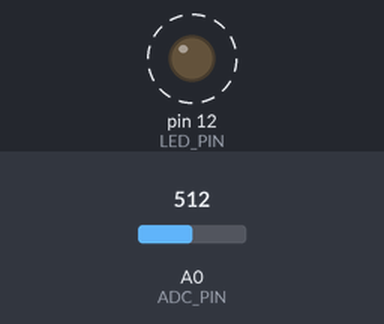
Simulated run of this sketch. Board: Arduino Uno, built with avr-gcc and run on an emulated ATmega328P. Shown: output pins drawn as LEDs (lit = HIGH). Dashed ring = blinking. The test bench sets the inputs (shaded band); at power-on: A0 (ADC_PIN) = 512. What the sketch prints to the serial monitor is not drawn.

Above: at 0.5 s.
Timing chart, 0 to 4.6 s (numbered marks = the images above):
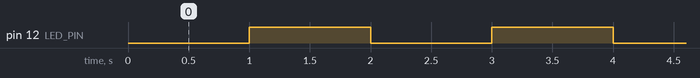

Measured:
- by itself, pin 12 (LED_PIN): alternates HIGH for 1.0 s and LOW for 1.0 s

The sketch:

MIC_SAMPLE.ino
```cpp
#include <Arduino.h>

// ===================== Configuration =====================
constexpr uint8_t ADC_PIN = A0;            // ADC input pin
constexpr uint8_t LED_PIN = 12;            // LED output pin
constexpr unsigned long LED_INTERVAL_MS = 1000;  // LED blink interval
constexpr unsigned long SERIAL_INTERVAL_US = 50; // Minimum delay between serial prints (~20 kHz max)

// ===================== Global Variables =====================
unsigned long lastLedTime = 0;
bool ledState = false;

// Optional: time tracking for debugging
unsigned long lastSampleTime = 0;

// ===================== Setup =====================
void setup() {
  Serial.begin(115200);             // Initialize serial communication
  pinMode(ADC_PIN, INPUT);          // Set ADC pin as input
  pinMode(LED_PIN, OUTPUT);         // Set LED pin as output

  // Optional: indicate start of streaming
  Serial.println("START");
}

// ===================== Main Loop =====================
void loop() {
  unsigned long currentMicros = micros();
  unsigned long currentMillis = millis();

  // ----------- ADC Sampling and Streaming -----------
  uint16_t adcValue = analogRead(ADC_PIN);

  // Print ADC value over Serial
  Serial.println(adcValue);

  // Optional: measure time between samples
  lastSampleTime = currentMicros;

  // ----------- LED Blinking (Non-blocking) -----------
  if (currentMillis - lastLedTime >= LED_INTERVAL_MS) {
    lastLedTime += LED_INTERVAL_MS;
    ledState = !ledState;
    digitalWrite(LED_PIN, ledState ? HIGH : LOW);
  }
}
```
